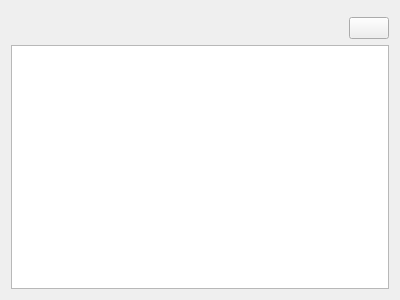
<?xml version="1.0" encoding="UTF-8"?>
<ui version="4.0">
 <class>NetworkWidget</class>
 <widget class="QWidget" name="NetworkWidget">
  <property name="geometry">
   <rect>
    <x>0</x>
    <y>0</y>
    <width>400</width>
    <height>300</height>
   </rect>
  </property>
  <property name="windowTitle">
   <string>Form</string>
  </property>
  <layout class="QVBoxLayout" name="verticalLayout_2">
   <item>
    <layout class="QVBoxLayout" name="verticalLayout">
     <item>
      <layout class="QHBoxLayout" name="horizontalLayout_2">
       <property name="topMargin">
        <number>6</number>
       </property>
       <item>
        <spacer name="horizontalSpacer">
         <property name="orientation">
          <enum>Qt::Horizontal</enum>
         </property>
         <property name="sizeHint" stdset="0">
          <size>
           <width>40</width>
           <height>20</height>
          </size>
         </property>
        </spacer>
       </item>
       <item>
        <widget class="QPushButton" name="button_manual_refresh">
         <property name="text">
          <string/>
         </property>
         <property name="icon">
          <iconset resource="../../../../../res/icons/sakia.icons.qrc">
           <normaloff>:/icons/refresh_icon</normaloff>:/icons/refresh_icon</iconset>
         </property>
         <property name="iconSize">
          <size>
           <width>16</width>
           <height>16</height>
          </size>
         </property>
        </widget>
       </item>
      </layout>
     </item>
     <item>
      <widget class="QTableView" name="table_network">
       <property name="contextMenuPolicy">
        <enum>Qt::CustomContextMenu</enum>
       </property>
       <property name="horizontalScrollBarPolicy">
        <enum>Qt::ScrollBarAsNeeded</enum>
       </property>
       <property name="sizeAdjustPolicy">
        <enum>QAbstractScrollArea::AdjustToContents</enum>
       </property>
       <property name="selectionBehavior">
        <enum>QAbstractItemView::SelectRows</enum>
       </property>
       <property name="sortingEnabled">
        <bool>true</bool>
       </property>
       <attribute name="horizontalHeaderShowSortIndicator" stdset="0">
        <bool>true</bool>
       </attribute>
       <attribute name="horizontalHeaderStretchLastSection">
        <bool>true</bool>
       </attribute>
       <attribute name="verticalHeaderVisible">
        <bool>false</bool>
       </attribute>
      </widget>
     </item>
    </layout>
   </item>
  </layout>
 </widget>
 <resources>
  <include location="../../../../../res/icons/sakia.icons.qrc"/>
 </resources>
 <connections>
  <connection>
   <sender>button_manual_refresh</sender>
   <signal>clicked()</signal>
   <receiver>NetworkWidget</receiver>
   <slot>manual_nodes_refresh()</slot>
   <hints>
    <hint type="sourcelabel">
     <x>373</x>
     <y>28</y>
    </hint>
    <hint type="destinationlabel">
     <x>199</x>
     <y>149</y>
    </hint>
   </hints>
  </connection>
 </connections>
 <slots>
  <slot>node_context_menu()</slot>
  <slot>manual_nodes_refresh()</slot>
 </slots>
</ui>
